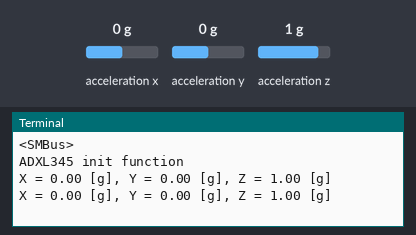
A program run on a simulated Raspberry Pi (BCM pin numbers). Parts: the last lines printed to the terminal. Inputs (shaded band) come from the test bench; at power-on: acceleration x 0 g, acceleration y 0 g, acceleration z 1 g.

Above: at 1.2 s.
1.3 s: acceleration x set to -1.4 g
At 2.6 s:
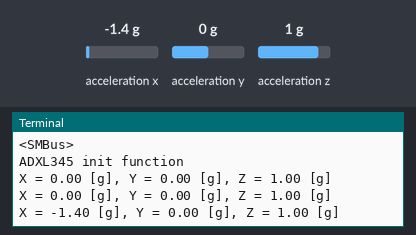
2.8 s: acceleration y set to -1.4 g
At 3.8 s:
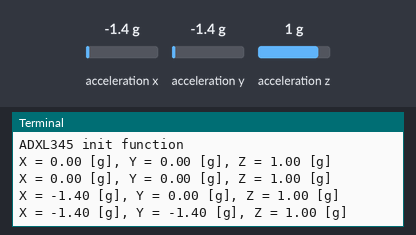
4.3 s: acceleration z set to -1.4 g
At 5.6 s:
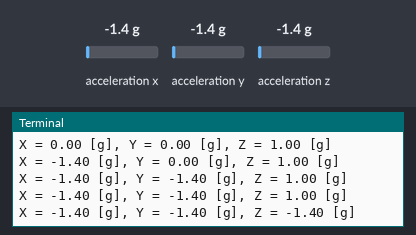

The program:

ADXL345.py
```python
# smbus library
import smbus

# time library
import time

bus = smbus.SMBus(1)

# IC address
address = 0x53

# x-axis, y-axis, z-axis adress
x_adr = 0x32
y_adr = 0x34
z_adr = 0x36

# ADXL345 init
def init_ADXL345():
    print('ADXL345 init function')
    bus.write_byte_data(address, 0x2D, 0x08)

# data measure
def measure_acc(adr):
    acc0 = bus.read_byte_data(address, adr)

    acc1 = bus.read_byte_data(address, adr + 1)

    acc = (acc1 << 8) + acc0

    if acc > 0x1FF:
        acc = (65536 - acc) * -1

    acc = acc * 3.9 / 1000

    return acc


def main():
    print(bus)
    init_ADXL345()

    while 1:
        x_acc = measure_acc(x_adr)
        y_acc = measure_acc(y_adr)
        z_acc = measure_acc(z_adr)

        print ('X = %2.2f' % x_acc, '[g], Y = %2.2f' % y_acc, '[g], Z = %2.2f' % z_acc, '[g]')

        time.sleep(1)

if __name__ == '__main__':
    main()
```

Measured:
- after the input at 1.3 s, the terminal: prints a new line after 0.71 s (image 1)
- after the input at 2.8 s, the terminal: prints a new line after 0.21 s (image 2)
- after the input at 4.3 s, the terminal: prints a new line after 0.72 s (image 3)
